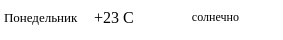
<?xml version="1.0" encoding="UTF-8"?>
<ui version="4.0">
 <class>w_day</class>
 <widget class="QWidget" name="w_day">
  <property name="geometry">
   <rect>
    <x>0</x>
    <y>0</y>
    <width>283</width>
    <height>40</height>
   </rect>
  </property>
  <property name="minimumSize">
   <size>
    <width>283</width>
    <height>40</height>
   </size>
  </property>
  <property name="maximumSize">
   <size>
    <width>283</width>
    <height>40</height>
   </size>
  </property>
  <property name="font">
   <font>
    <family>Times New Roman</family>
   </font>
  </property>
  <property name="windowTitle">
   <string>Form</string>
  </property>
  <property name="styleSheet">
   <string notr="true">background-color: rgba(255, 255, 255, 50);</string>
  </property>
  <widget class="QLabel" name="label_title">
   <property name="geometry">
    <rect>
     <x>4</x>
     <y>8</y>
     <width>85</width>
     <height>18</height>
    </rect>
   </property>
   <property name="minimumSize">
    <size>
     <width>85</width>
     <height>18</height>
    </size>
   </property>
   <property name="maximumSize">
    <size>
     <width>85</width>
     <height>18</height>
    </size>
   </property>
   <property name="font">
    <font>
     <family>Times New Roman</family>
     <pointsize>10</pointsize>
    </font>
   </property>
   <property name="styleSheet">
    <string notr="true"/>
   </property>
   <property name="text">
    <string>Понедельник</string>
   </property>
  </widget>
  <widget class="QLabel" name="label_temp">
   <property name="geometry">
    <rect>
     <x>84</x>
     <y>8</y>
     <width>60</width>
     <height>18</height>
    </rect>
   </property>
   <property name="minimumSize">
    <size>
     <width>60</width>
     <height>18</height>
    </size>
   </property>
   <property name="maximumSize">
    <size>
     <width>60</width>
     <height>18</height>
    </size>
   </property>
   <property name="font">
    <font>
     <family>Times New Roman</family>
     <pointsize>12</pointsize>
    </font>
   </property>
   <property name="styleSheet">
    <string notr="true"/>
   </property>
   <property name="text">
    <string>+23 С</string>
   </property>
   <property name="alignment">
    <set>Qt::AlignCenter</set>
   </property>
  </widget>
  <widget class="QLabel" name="label_description">
   <property name="geometry">
    <rect>
     <x>148</x>
     <y>8</y>
     <width>135</width>
     <height>19</height>
    </rect>
   </property>
   <property name="minimumSize">
    <size>
     <width>135</width>
     <height>18</height>
    </size>
   </property>
   <property name="maximumSize">
    <size>
     <width>135</width>
     <height>18</height>
    </size>
   </property>
   <property name="styleSheet">
    <string notr="true"/>
   </property>
   <property name="text">
    <string>солнечно</string>
   </property>
   <property name="alignment">
    <set>Qt::AlignCenter</set>
   </property>
  </widget>
 </widget>
 <resources/>
 <connections/>
</ui>
